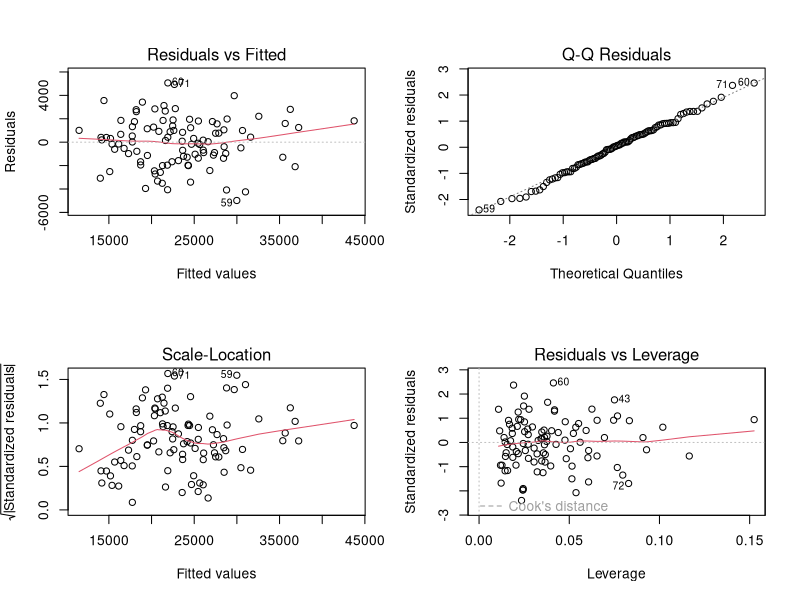

Here is the R script that generated this plot:
# Load necessary libraries
install.packages(c("dplyr", "ggplot2", "car", "broom"))
library(dplyr)  # For data manipulation
library(ggplot2)  # For data visualization
library(car)  # For regression diagnostics
library(broom)  # For tidying model outputs

# Set working directory (adjust the path as needed)
setwd("your/working/directory/path")

# Sample data creation for linear regression
set.seed(123)  # For reproducibility
data_linear <- data.frame(
  Age = rnorm(100, mean = 50, sd = 10),
  Income = rnorm(100, mean = 60000, sd = 15000),
  Expenses = rnorm(100, mean = 30000, sd = 5000)
)

# Adding a dependent variable that is linearly related to Age and Income
data_linear$SpendingScore <- 50 + 0.5 * data_linear$Age + 0.4 * data_linear$Income + rnorm(100, mean = 0, sd = 2000)

### 1. Linear Regression

# Fit a linear regression model
linear_model <- lm(SpendingScore ~ Age + Income + Expenses, data = data_linear)

# Summary of the linear regression model
print("Linear Regression Model Summary:")
print(summary(linear_model))

# Model diagnostics: Variance Inflation Factor (VIF) to check multicollinearity
print("Variance Inflation Factor (VIF):")
vif_values <- vif(linear_model)
print(vif_values)

# Visualizing regression diagnostics using ggplot2
par(mfrow = c(2, 2))  # Set up 2x2 plotting space
plot(linear_model)  # Base R diagnostic plots

# Tidy model output using broom
print("Tidy Model Output using broom:")
linear_model_tidy <- tidy(linear_model)
print(linear_model_tidy)

### 2. Logistic Regression

# Sample data creation for logistic regression
data_logistic <- data.frame(
  Age = rnorm(100, mean = 50, sd = 10),
  Income = rnorm(100, mean = 60000, sd = 15000),
  OwnsHouse = sample(c(0, 1), 100, replace = TRUE)
)

# Adding a dependent variable that is binary
data_logistic$PurchaseDecision <- ifelse(0.5 * data_logistic$Age + 0.4 * data_logistic$Income - 100000 > 0, 1, 0)

# Fit a logistic regression model
logistic_model <- glm(PurchaseDecision ~ Age + Income + OwnsHouse, data = data_logistic, family = "binomial")

# Summary of the logistic regression model
print("Logistic Regression Model Summary:")
print(summary(logistic_model))

# Tidy model output using broom
print("Tidy Model Output for Logistic Regression using broom:")
logistic_model_tidy <- tidy(logistic_model)
print(logistic_model_tidy)

# Model diagnostics: Checking multicollinearity with VIF (only for explanatory variables)
print("Variance Inflation Factor (VIF) for Logistic Regression:")
vif_logistic <- vif(logistic_model)
print(vif_logistic)

### 3. Model Validation

# a) Predicting on new data for linear regression
print("Predictions from Linear Regression Model:")
new_data_linear <- data.frame(Age = c(40, 60), Income = c(70000, 80000), Expenses = c(35000, 30000))
linear_predictions <- predict(linear_model, newdata = new_data_linear)
print(linear_predictions)

# b) Predicting probabilities on new data for logistic regression
print("Predicted Probabilities from Logistic Regression Model:")
new_data_logistic <- data.frame(Age = c(40, 60), Income = c(70000, 80000), OwnsHouse = c(1, 0))
logistic_predictions <- predict(logistic_model, newdata = new_data_logistic, type = "response")
print(logistic_predictions)
